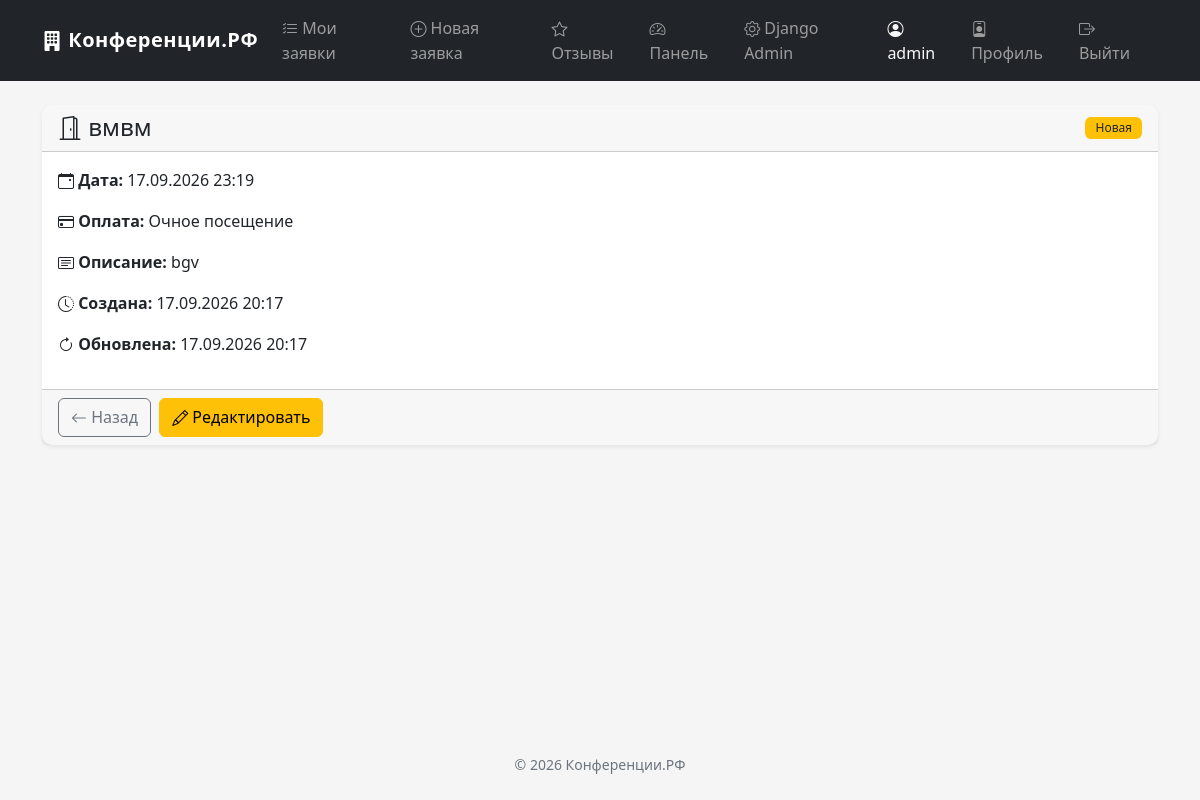
Page /bookings/2/ (signed in) on the committed database.
### users/models.py (models this page shows, shortened)
class CustomUser(AbstractUser):
    username = models.CharField(
        max_length=150,
        unique=True,
        verbose_name='Логин',
        help_text='Только латиница и цифры, не менее 6 символов'
    )
    password = models.CharField(max_length=128, verbose_name='Пароль')
    full_name = models.CharField(
        max_length=255,
        verbose_name='ФИО',
        validators=[validate_cyrillic],
        blank=True,
    )
    phone = models.CharField(
        max_length=20,
        verbose_name='Телефон',
        validators=[validate_phone],
        blank=True,
    )
    email = models.EmailField(max_length=254, verbose_name='Электронная почта')
    is_admin = models.BooleanField(default=False, verbose_name='Администратор')
    is_moderator = models.BooleanField(default=False, verbose_name='Модератор')
    groups = models.ManyToManyField(
        'auth.Group',
        related_name='customuser_set',
        blank=True,
        verbose_name='groups',
        help_text='The groups this user belongs to.'
    )
    user_permissions = models.ManyToManyField(
        'auth.Permission',
        related_name='customuser_set',
        blank=True,
        verbose_name='user permissions',
        help_text='Specific permissions for this user.'
    )
    class Meta:
        verbose_name = 'Пользователь'
        verbose_name_plural = 'Пользователи'

### bookings/models.py (models this page shows, shortened)
class Booking(models.Model):
    STATUS_CHOICES = [
        ('new', 'Новая'),
        ('scheduled', 'Мероприятие назначено'),
        ('completed', 'Завершено'),
    ]
    PAYMENT_CHOICES = [
        ('offline', 'Очное посещение'),
        ('sbp', 'Перевод по системе СБП'),
    ]
    user = models.ForeignKey(
        CustomUser,
        on_delete=models.CASCADE,
        related_name='bookings',
        verbose_name='Пользователь'
    )
    room_name = models.CharField(max_length=255, verbose_name='Название помещения')
    conference_date = models.DateTimeField(verbose_name='Дата и время начала конференции')
    payment_method = models.CharField(
        max_length=20,
        choices=PAYMENT_CHOICES,
        verbose_name='Способ оплаты'
    )
    status = models.CharField(
        max_length=20,
        choices=STATUS_CHOICES,
        default='new',
        verbose_name='Статус'
    )
    description = models.TextField(blank=True, verbose_name='Описание')
    created_at = models.DateTimeField(auto_now_add=True, verbose_name='Дата создания')
    updated_at = models.DateTimeField(auto_now=True, verbose_name='Дата обновления')
    def can_be_edited(self):
        return self.status != 'completed'
    class Meta:
        verbose_name = 'Бронирование'
        verbose_name_plural = 'Бронирования'
        ordering = ['-created_at']

### bookings/views.py (the view)
# urls.py: path('<int:pk>/', views.BookingDetailView.as_view(), name='booking_detail'),
class BookingDetailView(LoginRequiredMixin, DetailView):
    model = Booking
    template_name = 'bookings/booking_detail.html'
    context_object_name = 'booking'
    def get_queryset(self):
        return Booking.objects.filter(user=self.request.user)

### bookings/templates/bookings/booking_detail.html (shortened to what this page needs)
{% extends 'base.html' %}
{% block content %}
<div class="card shadow-sm">
    <div class="card-header d-flex justify-content-between align-items-center flex-wrap gap-2">
        <h4 class="mb-0"><i class="bi bi-door-open"></i> {{ booking.room_name }}</h4>
        <span class="badge bg-{% if booking.status == 'new' %}warning text-dark{% elif booking.status == 'scheduled' %}success{% else %}secondary{% endif %}">
            {{ booking.get_status_display }}
        </span>
    </div>
    <div class="card-body">
        <p><i class="bi bi-calendar-event"></i> <strong>Дата:</strong> {{ booking.conference_date|date:"d.m.Y H:i" }}</p>
        <p><i class="bi bi-credit-card"></i> <strong>Оплата:</strong> {{ booking.get_payment_method_display }}</p>
        <p><i class="bi bi-card-text"></i> <strong>Описание:</strong> {{ booking.description|default:"—" }}</p>
        <p><i class="bi bi-clock-history"></i> <strong>Создана:</strong> {{ booking.created_at|date:"d.m.Y H:i" }}</p>
        <p><i class="bi bi-arrow-clockwise"></i> <strong>Обновлена:</strong> {{ booking.updated_at|date:"d.m.Y H:i" }}</p>
    </div>
    <div class="card-footer d-flex gap-2 flex-wrap">
        <a href="{% url 'bookings:booking_list' %}" class="btn btn-outline-secondary">
            <i class="bi bi-arrow-left"></i> Назад
        </a>
        {% if booking.can_be_edited %}
            <a href="{% url 'bookings:booking_edit' booking.pk %}" class="btn btn-warning">
                <i class="bi bi-pencil"></i> Редактировать
            </a>
        {% endif %}
    </div>
</div>
{% endblock %}

### users/templates/base.html (shortened to what this page needs)
<!DOCTYPE html>
<html lang="ru">
<head>
    <link rel="stylesheet" href="https://cdn.jsdelivr.net/npm/bootstrap@5.2.3/dist/css/bootstrap.min.css">
    <link rel="stylesheet" href="https://cdn.jsdelivr.net/npm/bootstrap-icons@1.11.3/font/bootstrap-icons.min.css">
    {% load static %}
    <link rel="stylesheet" href="{% static 'css/style.css' %}">
</head>
<body>
<nav class="navbar navbar-expand-lg navbar-dark bg-dark sticky-top">
    <div class="container">
        <a class="navbar-brand" href="{% url 'bookings:booking_list' %}">
            <i class="bi bi-building-fill"></i> Конференции.РФ
        </a>
        <div class="collapse navbar-collapse" id="navbarNav">
            <ul class="navbar-nav me-auto">
                {% if user.is_authenticated %}
                    <li class="nav-item">
                        <a class="nav-link" href="{% url 'bookings:booking_list' %}">
                            <i class="bi bi-list-check"></i> Мои заявки
                        </a>
                    </li>
                    <li class="nav-item">
                        <a class="nav-link" href="{% url 'bookings:booking_form' %}">
                            <i class="bi bi-plus-circle"></i> Новая заявка
                        </a>
                    </li>
                    <li class="nav-item">
                        <a class="nav-link" href="{% url 'bookings:review_list' %}">
                            <i class="bi bi-star"></i> Отзывы
                        </a>
                    </li>
                    {% if user.is_admin or user.is_moderator or user.is_superuser %}
                        <li class="nav-item">
                            <a class="nav-link" href="{% url 'bookings:admin_dashboard' %}">
                                <i class="bi bi-speedometer2"></i> Панель
                            </a>
                        </li>
                        <li class="nav-item">
                            <a class="nav-link" href="/admin/">
                                <i class="bi bi-gear"></i> Django Admin
                            </a>
                        </li>
                    {% endif %}
                {% endif %}
            </ul>
            <ul class="navbar-nav">
                {% if user.is_authenticated %}
                    <li class="nav-item">
                        <span class="nav-link text-light">
                            <i class="bi bi-person-circle"></i> {{ user.username }}
                        </span>
                    </li>
                    <li class="nav-item">
                        <a class="nav-link" href="{% url 'users:profile' %}">
                            <i class="bi bi-person-badge"></i> Профиль
                        </a>
                    </li>
                    <li class="nav-item">
                        <a class="nav-link" href="{% url 'users:logout' %}">
                            <i class="bi bi-box-arrow-right"></i> Выйти
                        </a>
                    </li>
                {% endif %}
            </ul>
        </div>
    </div>
</nav>
<div class="container mt-4">
    {% block content %}{% endblock %}
</div>
<footer class="text-center text-muted py-4 mt-5">
    <small>&copy; 2026 Конференции.РФ</small>
</footer>
</body>
</html>

### static/css/style.css (style rules this page uses)
:root { --brand-dark: #2c3e50; --brand-accent: #ff8c42; }
body { background-color: #f5f5f5; min-height: 100vh; display: flex; flex-direction: column; }
.container { flex: 1 0 auto; }
footer { flex-shrink: 0; }
.card { border-radius: 10px; box-shadow: 0 2px 12px rgba(0, 0, 0, 0.06); border: none; transition: transform 0.15s ease, box-shadow 0.15s ease; }
.card-header { border-radius: 10px 10px 0 0 !important; font-weight: 600; }
.navbar-brand { font-weight: bold; letter-spacing: 0.5px; }
.btn { border-radius: 6px; transition: transform 0.1s ease; }
.badge { padding: 5px 10px; font-weight: 500; }
.bi { vertical-align: -1px; }

### rows in the picture
CustomUser: username "admin"
Booking: room_name "вмвм", status "Новая", conference_date "17.09.2026 23:19", payment_method "Очное посещение", description "bgv", created_at "17.09.2026 20:17", updated_at "17.09.2026 20:17"
